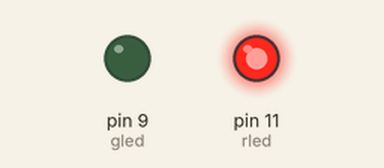
Simulated run of this sketch. Board: Arduino Uno, built with avr-gcc and run on an emulated ATmega328P. Parts: output pins drawn as LEDs (lit = HIGH).

Above: at 1.0 s.
At 5.5 s:
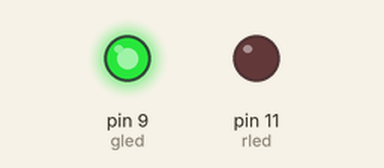
At 8.5 s:
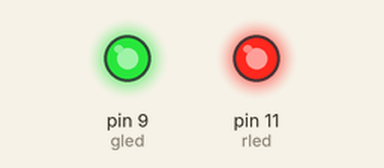
Timing chart, 0 to 11.7 s (numbered marks = the images above):
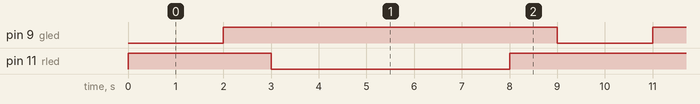

The sketch:

semaphore.ino
```cpp
int rled = 11;
int gled = 9;

void setup() {
  pinMode(rled, OUTPUT);
  pinMode(gled, OUTPUT);
}

void loop() {
  rgbon(2000,1000,5000);
}

void rgbon(double delay_time_red,double delay_time_yellow,double delay_time_green){
  analogWrite(rled,255);
  delay(delay_time_red);
  analogWrite(rled,0);
  analogWrite(rled,255);
  analogWrite(gled,255);
  delay(delay_time_yellow);
  analogWrite(rled,0);
  analogWrite(gled,255);
  delay(delay_time_green);
  analogWrite(rled,255);
  analogWrite(gled,255);
  delay(delay_time_yellow);
  analogWrite(gled,0);
}
```

Measured:
- by itself, pin 9 (gled): alternates HIGH for 7.0 s and LOW for 2.0 s
- by itself, pin 11 (rled): repeats every 9.0 s: LOW 5.0 s, HIGH 4.0 s
- by itself, everything shown: repeats every 9.0 s, in 4 steps
